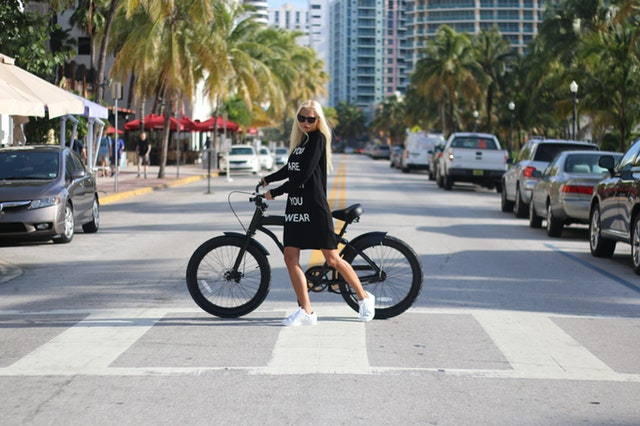
#> input picture 1_4_Feature_Vectors/images/pedestrian_bike.jpeg, 640 x 426 px
$ jupyter execute '3_2. HOG Examples.ipynb'   (shell and % lines are left out)
#> lines starting #> are read from the running program, lines starting #| are printed output that depends on the picture
# Examples

Below you will find various examples for you to experiment with HOG. For each image, you can modify the `cell_size`, `num_cells_per_block`, and `num_bins` (the number of angular bins in your histograms), to see how those parameters affect the resulting HOG descriptor. These examples, will help you get some intuition for what each parameter does and how they can be *tuned* to pick out the amount of detail required. Below is a list of the available images that you can load:

* cat.jpeg
* jeep1.jpeg
* jeep2.jpeg
* jeep3.jpeg
* man.jpeg
* pedestrian_bike.jpeg
* roundabout.jpeg
* scrabble.jpeg
* shuttle.jpeg
* triangle_tile.jpeg
* watch.jpeg
* woman.jpeg

**NOTE**: If you are running this notebook in the Udacity workspace, there is around a 2 second lag in the interactive plot. This means that if you click in the image to zoom in, it will take about 2 seconds for the plot to refresh.

[cell 1]

import cv2
import copy
import numpy as np
import matplotlib.pyplot as plt
import matplotlib.patches as patches

# Set the default figure size
plt.rcParams['figure.figsize'] = [9.8, 9]


# -------------------------- Select the Image and Specify the parameters for our HOG descriptor --------------------------

# Load the image
image = cv2.imread('./images/pedestrian_bike.jpeg')
#> image is the input picture: shape (426, 640, 3); mean B, G, R 132.3, 135.9, 134.2

# Cell Size in pixels (width, height). Must be smaller than the size of the detection window
# and must be chosen so that the resulting Block Size is smaller than the detection window.
cell_size = (8, 8)

# Number of cells per block in each direction (x, y). Must be chosen so that the resulting
# Block Size is smaller than the detection window
num_cells_per_block = (2, 2)

# Number of gradient orientation bins
num_bins = 9

# -------------------------------------------------------------------------------------------------------------------------


# Convert the original image to RGB
original_image = cv2.cvtColor(image, cv2.COLOR_BGR2RGB)

# Convert the original image to gray scale
gray_image = cv2.cvtColor(image, cv2.COLOR_BGR2GRAY)
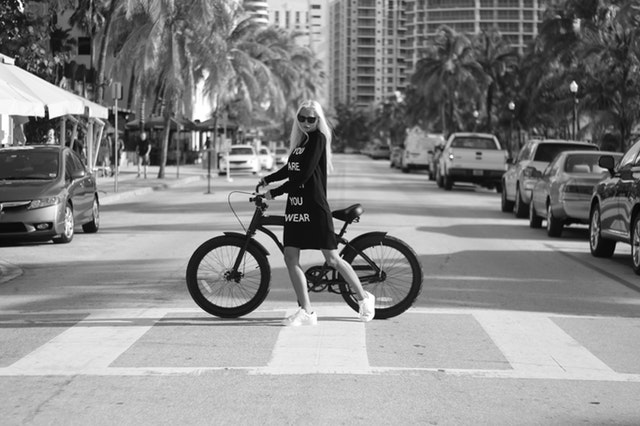
#> gray_image: shape (426, 640); min 0, max 255, mean 135


# Block Size in pixels (width, height). Must be an integer multiple of Cell Size.
# The Block Size must be smaller than the detection window
block_size = (num_cells_per_block[0] * cell_size[0],
              num_cells_per_block[1] * cell_size[1])

# Calculate the number of cells that fit in our image in the x and y directions
x_cells = gray_image.shape[1] // cell_size[0]
#> x_cells = 80
y_cells = gray_image.shape[0] // cell_size[1]
#> y_cells = 53

# Horizontal distance between blocks in units of Cell Size. Must be an integer and it must
# be set such that (x_cells - num_cells_per_block[0]) / h_stride = integer.
h_stride = 1

# Vertical distance between blocks in units of Cell Size. Must be an integer and it must
# be set such that (y_cells - num_cells_per_block[1]) / v_stride = integer.
v_stride = 1

# Block Stride in pixels (horizantal, vertical). Must be an integer multiple of Cell Size
block_stride = (cell_size[0] * h_stride, cell_size[1] * v_stride)


# Specify the size of the detection window (Region of Interest) in pixels (width, height).
# It must be an integer multiple of Cell Size and it must cover the entire image. Because
# the detection window must be an integer multiple of cell size, depending on the size of
# your cells, the resulting detection window might be slightly smaller than the image.
# This is perfectly ok.
win_size = (x_cells * cell_size[0] , y_cells * cell_size[1])
#> win_size = (640, 424)

# Print the shape of the gray scale image for reference
print('\nThe gray scale image has shape: ', gray_image.shape)
#| The gray scale image has shape:  (426, 640)
print()

# Print the parameters of our HOG descriptor
print('HOG Descriptor Parameters:\n')
print('Window Size:', win_size)
#| Window Size: (640, 424)
print('Cell Size:', cell_size)
print('Block Size:', block_size)
print('Block Stride:', block_stride)
print('Number of Bins:', num_bins)
print()

# Set the parameters of the HOG descriptor using the variables defined above
hog = cv2.HOGDescriptor(win_size, block_size, block_stride, cell_size, num_bins)

# Compute the HOG Descriptor for the gray scale image
hog_descriptor = hog.compute(gray_image)

# Calculate the total number of blocks along the width of the detection window
tot_bx = np.uint32(((x_cells - num_cells_per_block[0]) / h_stride) + 1)
#> tot_bx = 79

# Calculate the total number of blocks along the height of the detection window
tot_by = np.uint32(((y_cells - num_cells_per_block[1]) / v_stride) + 1)
#> tot_by = 52

# Calculate the total number of elements in the feature vector
tot_els = (tot_bx) * (tot_by) * num_cells_per_block[0] * num_cells_per_block[1] * num_bins
#> tot_els = 147888


# Reshape the feature vector to [blocks_y, blocks_x, num_cells_per_block_x, num_cells_per_block_y, num_bins].
# The blocks_x and blocks_y will be transposed so that the first index (blocks_y) referes to the row number
# and the second index to the column number. This will be useful later when we plot the feature vector, so
# that the feature vector indexing matches the image indexing.
hog_descriptor_reshaped = hog_descriptor.reshape(tot_bx,
                                                 tot_by,
                                                 num_cells_per_block[0],
                                                 num_cells_per_block[1],
                                                 num_bins).transpose((1, 0, 2, 3, 4))

# Create an array that will hold the average gradients for each cell
ave_grad = np.zeros((y_cells, x_cells, num_bins))

# Create an array that will count the number of histograms per cell
hist_counter = np.zeros((y_cells, x_cells, 1))

# Add up all the histograms for each cell and count the number of histograms per cell
for i in range (num_cells_per_block[0]):
    for j in range(num_cells_per_block[1]):
        ave_grad[i:tot_by + i,
                 j:tot_bx + j] += hog_descriptor_reshaped[:, :, i, j, :]

        hist_counter[i:tot_by + i,
                     j:tot_bx + j] += 1
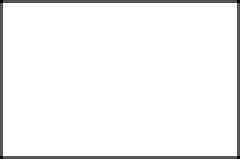
#> hist_counter: shape (53, 80, 1) float64 (shown 3 times larger); min 1, max 4, mean 3.88; drawn with min black and max white

# Calculate the average gradient for each cell
ave_grad /= hist_counter

# Calculate the total number of vectors we have in all the cells.
len_vecs = ave_grad.shape[0] * ave_grad.shape[1] * ave_grad.shape[2]
#> len_vecs = 38160

# Create an array that has num_bins equally spaced between 0 and 180 degress in radians.
deg = np.linspace(0, np.pi, num_bins, endpoint = False)

# Each cell will have a histogram with num_bins. For each cell, plot each bin as a vector (with its magnitude
# equal to the height of the bin in the histogram, and its angle corresponding to the bin in the histogram).
# To do this, create rank 1 arrays that will hold the (x,y)-coordinate of all the vectors in all the cells in the
# image. Also, create the rank 1 arrays that will hold all the (U,V)-components of all the vectors in all the
# cells in the image. Create the arrays that will hold all the vector positons and components.
U = np.zeros((len_vecs))
V = np.zeros((len_vecs))
X = np.zeros((len_vecs))
Y = np.zeros((len_vecs))

# Set the counter to zero
counter = 0

# Use the cosine and sine functions to calculate the vector components (U,V) from their maginitudes. Remember the
# cosine and sine functions take angles in radians. Calculate the vector positions and magnitudes from the
# average gradient array
for i in range(ave_grad.shape[0]):
    for j in range(ave_grad.shape[1]):
        for k in range(ave_grad.shape[2]):
            U[counter] = ave_grad[i,j,k] * np.cos(deg[k])
            V[counter] = ave_grad[i,j,k] * np.sin(deg[k])

            X[counter] = (cell_size[0] / 2) + (cell_size[0] * i)
            Y[counter] = (cell_size[1] / 2) + (cell_size[1] * j)

            counter = counter + 1
#> after the loop, counter = 38160

# Create the bins in degress to plot our histogram.
angle_axis = np.linspace(0, 180, num_bins, endpoint = False)
angle_axis += ((angle_axis[1] - angle_axis[0]) / 2)

# Create a figure with 4 subplots arranged in 2 x 2
fig, ((a,b),(c,d)) = plt.subplots(2,2)

# Set the title of each subplot
a.set(title = 'Gray Scale Image\n(Click to Zoom)')
b.set(title = 'HOG Descriptor\n(Click to Zoom)')
c.set(title = 'Zoom Window', xlim = (0, 18), ylim = (0, 18), autoscale_on = False)
d.set(title = 'Histogram of Gradients')

# Plot the gray scale image
a.imshow(gray_image, cmap = 'gray')
a.set_aspect(aspect = 1)

# Plot the feature vector (HOG Descriptor)
b.quiver(Y, X, U, V, color = 'white', headwidth = 0, headlength = 0, scale_units = 'inches', scale = 5)
b.invert_yaxis()
b.set_aspect(aspect = 1)
b.set_facecolor('black')

# Define function for interactive zoom
# [72 lines left out: function onpress, not called in this run]

# Create a connection between the figure and the mouse click
fig.canvas.mpl_connect('button_press_event', onpress)
plt.show()
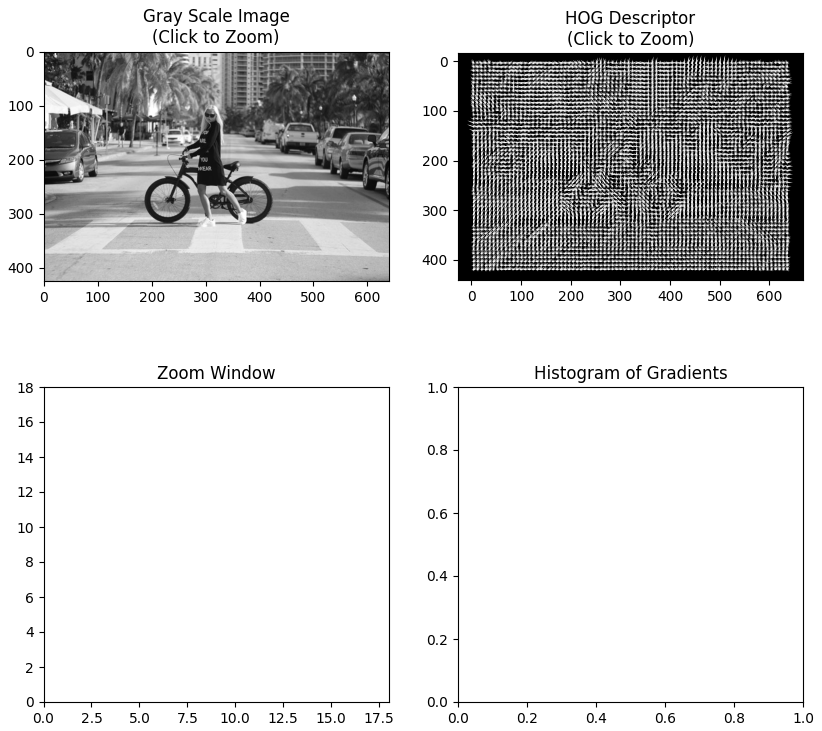
#> figure drawn by matplotlib, 2 panels

$ run again, with 1_4_Feature_Vectors/images/Team.jpeg copied over 1_4_Feature_Vectors/images/pedestrian_bike.jpeg
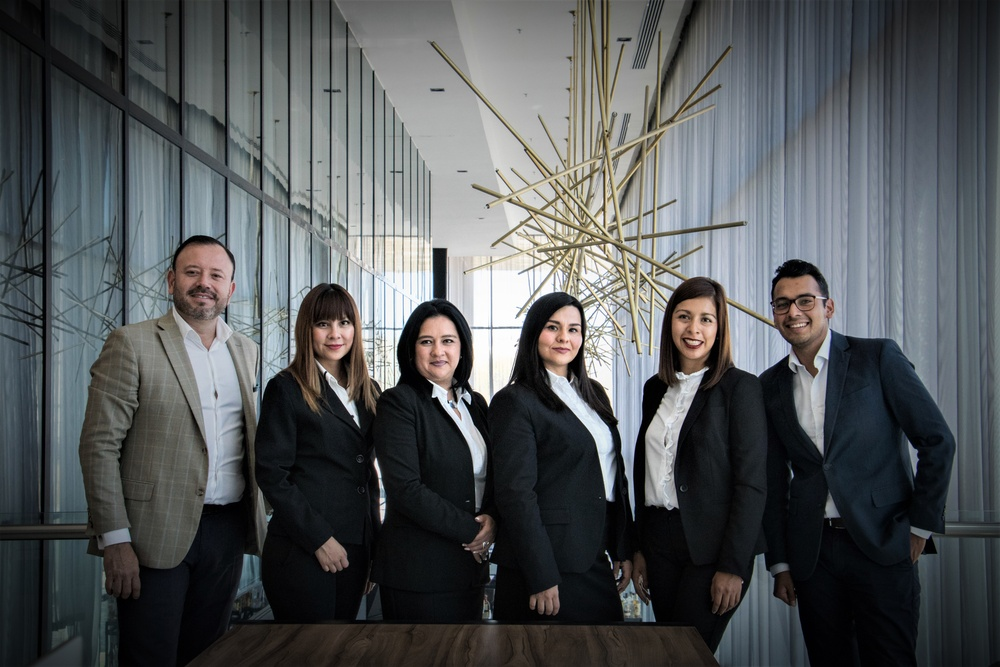
#> input picture 1_4_Feature_Vectors/images/Team.jpeg, 1000 x 667 px, shrunk from 5905 x 3937 before the run
#> image is the input picture: shape (667, 1000, 3); mean B, G, R 88.3, 86.5, 83.2
#| The gray scale image has shape:  (667, 1000)
#| Window Size: (1000, 664)
#> after the loop `for i in range (num_cells_per_block[0]):`:
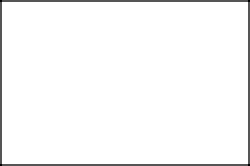
#> hist_counter: shape (83, 125, 1) float64 (shown 2 times larger); min 1, max 4, mean 3.92; drawn with min black and max white
#> after the loop `for i in range(ave_grad.shape[0]):`: counter = 93375
#> `plt.show()`:
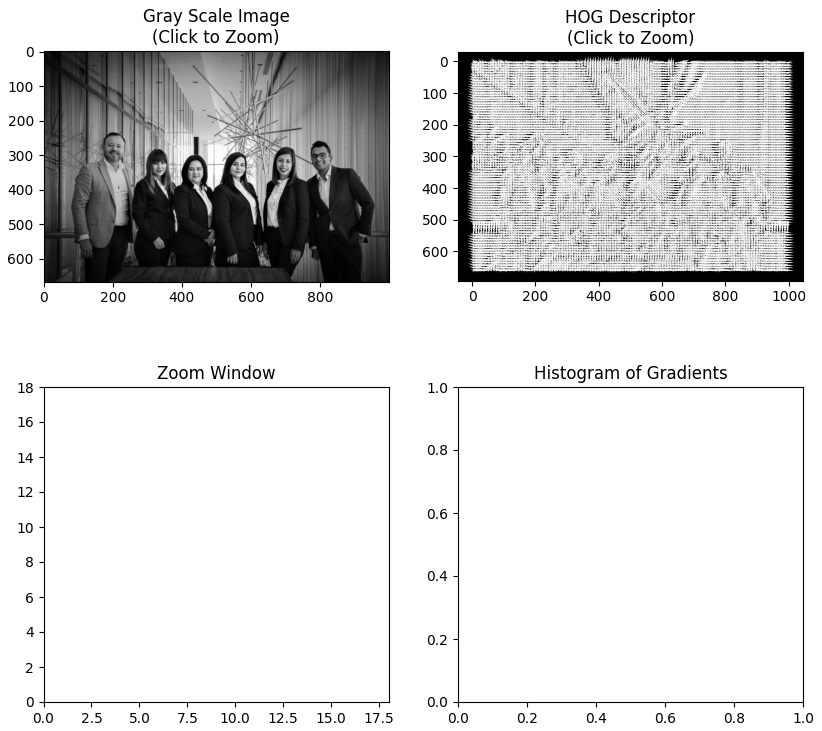
#> figure drawn by matplotlib, 2 panels

$ run again, with 1_4_Feature_Vectors/images/face.jpeg copied over 1_4_Feature_Vectors/images/pedestrian_bike.jpeg
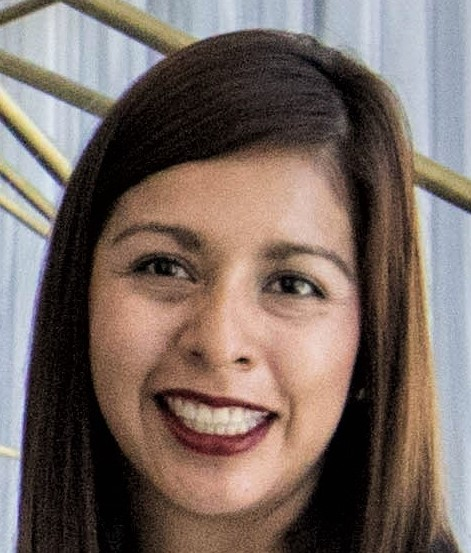
#> input picture 1_4_Feature_Vectors/images/face.jpeg, 471 x 553 px
#> image is the input picture: shape (553, 471, 3); mean B, G, R 98.9, 105.9, 121
#| The gray scale image has shape:  (553, 471)
#| Window Size: (464, 552)
#> after the loop `for i in range (num_cells_per_block[0]):`:
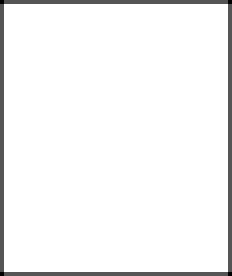
#> hist_counter: shape (69, 58, 1) float64 (shown 4 times larger); min 1, max 4, mean 3.87; drawn with min black and max white
#> after the loop `for i in range(ave_grad.shape[0]):`: counter = 36018
#> `plt.show()`:
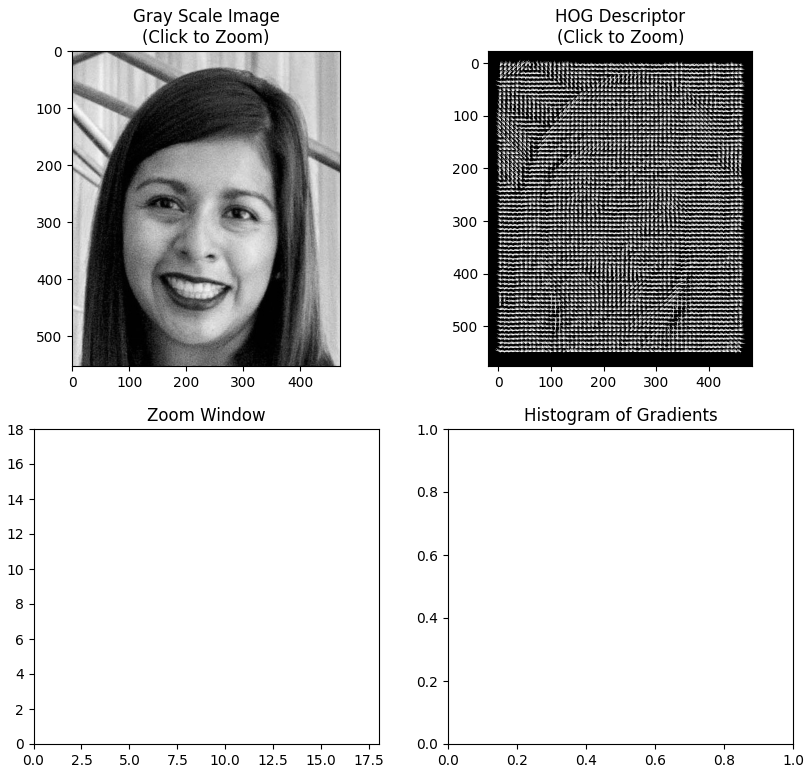
#> figure drawn by matplotlib, 2 panels
